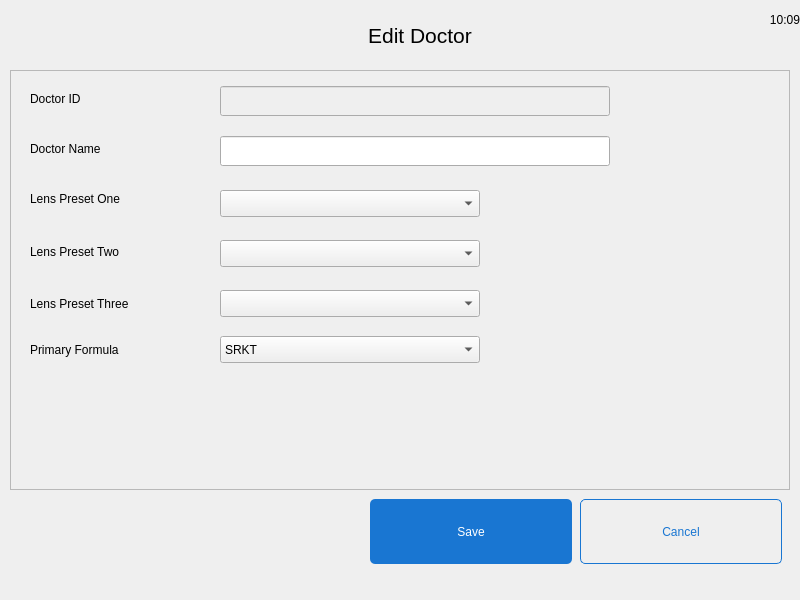
<?xml version="1.0" encoding="UTF-8"?>
<ui version="4.0">
 <class>EditDoctorDialog</class>
 <widget class="QDialog" name="EditDoctorDialog">
  <property name="geometry">
   <rect>
    <x>0</x>
    <y>0</y>
    <width>800</width>
    <height>600</height>
   </rect>
  </property>
  <property name="windowTitle">
   <string>Dialog</string>
  </property>
  <property name="styleSheet">
   <string notr="true">background-image: url(:/images/5.png);</string>
  </property>
  <widget class="QPushButton" name="btn_save">
   <property name="geometry">
    <rect>
     <x>370</x>
     <y>499</y>
     <width>202</width>
     <height>65</height>
    </rect>
   </property>
   <property name="styleSheet">
    <string notr="true">background-image:url(empty.png);
color: rgb(255, 255, 255);
background-color: #1976D2;
border-radius:5px;</string>
   </property>
   <property name="text">
    <string>Save</string>
   </property>
   <property name="flat">
    <bool>true</bool>
   </property>
  </widget>
  <widget class="QLabel" name="snackbar">
   <property name="geometry">
    <rect>
     <x>-1</x>
     <y>570</y>
     <width>810</width>
     <height>40</height>
    </rect>
   </property>
   <property name="styleSheet">
    <string notr="true">border-image: url(:/images/alert-red.png);
background-image:url(empty.png);color:rgb(255,255,255);</string>
   </property>
   <property name="text">
    <string/>
   </property>
   <property name="indent">
    <number>5</number>
   </property>
  </widget>
  <widget class="QLabel" name="label_7">
   <property name="geometry">
    <rect>
     <x>340</x>
     <y>0</y>
     <width>160</width>
     <height>70</height>
    </rect>
   </property>
   <property name="font">
    <font>
     <pointsize>16</pointsize>
    </font>
   </property>
   <property name="styleSheet">
    <string notr="true">background-image:url(empty.png);</string>
   </property>
   <property name="text">
    <string>Edit Doctor</string>
   </property>
   <property name="alignment">
    <set>Qt::AlignCenter</set>
   </property>
  </widget>
  <widget class="QFrame" name="frame">
   <property name="enabled">
    <bool>true</bool>
   </property>
   <property name="geometry">
    <rect>
     <x>10</x>
     <y>70</y>
     <width>780</width>
     <height>420</height>
    </rect>
   </property>
   <property name="styleSheet">
    <string notr="true">
background-image: url(:/images/card-big.png);</string>
   </property>
   <property name="frameShape">
    <enum>QFrame::StyledPanel</enum>
   </property>
   <property name="frameShadow">
    <enum>QFrame::Raised</enum>
   </property>
   <widget class="QLineEdit" name="lineEdit_docName">
    <property name="geometry">
     <rect>
      <x>210</x>
      <y>66</y>
      <width>390</width>
      <height>30</height>
     </rect>
    </property>
    <property name="styleSheet">
     <string notr="true">background-image:url(empty.png);
border-image:url(empty.png);
</string>
    </property>
   </widget>
   <widget class="QComboBox" name="comboBox_lensPresetOne">
    <property name="geometry">
     <rect>
      <x>210</x>
      <y>120</y>
      <width>260</width>
      <height>27</height>
     </rect>
    </property>
    <property name="styleSheet">
     <string notr="true">background-image:url(empty.png);
border-image:url(empty.png);
</string>
    </property>
   </widget>
   <widget class="QComboBox" name="comboBox_lensPresetTwo">
    <property name="geometry">
     <rect>
      <x>210</x>
      <y>170</y>
      <width>260</width>
      <height>27</height>
     </rect>
    </property>
    <property name="styleSheet">
     <string notr="true">background-image:url(empty.png);
border-image:url(empty.png);
</string>
    </property>
   </widget>
   <widget class="QComboBox" name="comboBox_lensPresetThree">
    <property name="geometry">
     <rect>
      <x>210</x>
      <y>220</y>
      <width>260</width>
      <height>27</height>
     </rect>
    </property>
    <property name="styleSheet">
     <string notr="true">background-image:url(empty.png);
border-image:url(empty.png);
</string>
    </property>
   </widget>
   <widget class="QComboBox" name="comboBox_primaryFormula">
    <property name="geometry">
     <rect>
      <x>210</x>
      <y>266</y>
      <width>260</width>
      <height>27</height>
     </rect>
    </property>
    <property name="styleSheet">
     <string notr="true">background-image:url(empty.png);
border-image:url(empty.png);
</string>
    </property>
    <item>
     <property name="text">
      <string>SRKT</string>
     </property>
    </item>
    <item>
     <property name="text">
      <string>SRKII</string>
     </property>
    </item>
    <item>
     <property name="text">
      <string>HofferQ</string>
     </property>
    </item>
    <item>
     <property name="text">
      <string>Holladay</string>
     </property>
    </item>
    <item>
     <property name="text">
      <string>Haigis</string>
     </property>
    </item>
   </widget>
   <widget class="QLabel" name="label">
    <property name="geometry">
     <rect>
      <x>20</x>
      <y>70</y>
      <width>160</width>
      <height>17</height>
     </rect>
    </property>
    <property name="styleSheet">
     <string notr="true">background-image:url(empty.png);</string>
    </property>
    <property name="text">
     <string>Doctor Name</string>
    </property>
   </widget>
   <widget class="QLabel" name="label_2">
    <property name="geometry">
     <rect>
      <x>20</x>
      <y>120</y>
      <width>160</width>
      <height>17</height>
     </rect>
    </property>
    <property name="styleSheet">
     <string notr="true">background-image:url(empty.png);</string>
    </property>
    <property name="text">
     <string>Lens Preset One</string>
    </property>
   </widget>
   <widget class="QLabel" name="label_3">
    <property name="geometry">
     <rect>
      <x>20</x>
      <y>173</y>
      <width>170</width>
      <height>17</height>
     </rect>
    </property>
    <property name="styleSheet">
     <string notr="true">background-image:url(empty.png);</string>
    </property>
    <property name="text">
     <string>Lens Preset Two</string>
    </property>
   </widget>
   <widget class="QLabel" name="label_4">
    <property name="geometry">
     <rect>
      <x>20</x>
      <y>225</y>
      <width>180</width>
      <height>17</height>
     </rect>
    </property>
    <property name="styleSheet">
     <string notr="true">background-image:url(empty.png);</string>
    </property>
    <property name="text">
     <string>Lens Preset Three</string>
    </property>
   </widget>
   <widget class="QLabel" name="label_5">
    <property name="geometry">
     <rect>
      <x>20</x>
      <y>271</y>
      <width>180</width>
      <height>17</height>
     </rect>
    </property>
    <property name="styleSheet">
     <string notr="true">background-image:url(empty.png);</string>
    </property>
    <property name="text">
     <string>Primary Formula</string>
    </property>
   </widget>
   <widget class="QLineEdit" name="lineEdit_docID">
    <property name="enabled">
     <bool>false</bool>
    </property>
    <property name="geometry">
     <rect>
      <x>210</x>
      <y>16</y>
      <width>390</width>
      <height>30</height>
     </rect>
    </property>
    <property name="styleSheet">
     <string notr="true">background-image:url(empty.png);
border-image:url(empty.png);
</string>
    </property>
    <property name="readOnly">
     <bool>true</bool>
    </property>
   </widget>
   <widget class="QLabel" name="label_8">
    <property name="geometry">
     <rect>
      <x>20</x>
      <y>20</y>
      <width>170</width>
      <height>17</height>
     </rect>
    </property>
    <property name="styleSheet">
     <string notr="true">background-image:url(empty.png);</string>
    </property>
    <property name="text">
     <string>Doctor ID</string>
    </property>
   </widget>
  </widget>
  <widget class="QPushButton" name="btn_cancel">
   <property name="geometry">
    <rect>
     <x>580</x>
     <y>499</y>
     <width>202</width>
     <height>65</height>
    </rect>
   </property>
   <property name="styleSheet">
    <string notr="true">background-image:url(empty.png);
color: #1976D2;
border: 1px solid #1976D2;border-radius:5px;</string>
   </property>
   <property name="text">
    <string>Cancel</string>
   </property>
   <property name="flat">
    <bool>true</bool>
   </property>
  </widget>
  <widget class="QLabel" name="lbl_time">
   <property name="geometry">
    <rect>
     <x>680</x>
     <y>0</y>
     <width>120</width>
     <height>40</height>
    </rect>
   </property>
   <property name="font">
    <font>
     <pointsize>9</pointsize>
    </font>
   </property>
   <property name="styleSheet">
    <string notr="true">background-image:url(empty.png);border-image:url(empty.png);</string>
   </property>
   <property name="text">
    <string>10:09</string>
   </property>
   <property name="alignment">
    <set>Qt::AlignRight|Qt::AlignTrailing|Qt::AlignVCenter</set>
   </property>
  </widget>
 </widget>
 <resources/>
 <connections/>
</ui>
